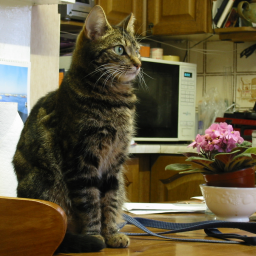
#> input picture CS4243/B/1/CS4243_2023_images_small/cat.bmp, 256 x 256 px
$ jupyter execute geo_trans2.ipynb
#> lines starting #> are read from the running program, lines starting #| are printed output that depends on the picture; long printed decimals are rounded
[cell 1]
# packages
import cv2
import numpy as np
from matplotlib import pyplot as plt

[cell 2]
#image file name:
imgname = './CS4243_2023_images_small/cat.bmp'

[cell 3]
# original image reading and showing
img = cv2.imread(imgname)
#> img is the input picture: shape (256, 256, 3); mean B, G, R 64, 89.9, 100.5
img = cv2.cvtColor(img, cv2.COLOR_BGR2GRAY)
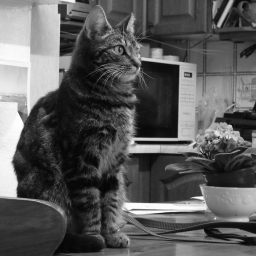
#> img: shape (256, 256); min 5, max 253, mean 90.1
#cv2.namedWindow("Original", cv2.WINDOW_NORMAL)
cv2.imshow('Original',img)

M = img.shape
#> M = (256, 256)

[cell 4]
# h is the transform matrix
# transform function is opencv warpAffine
#
h = np.float32([[1,0,100],[0,1,50]])
dst = cv2.warpAffine(img,h,(M[1],M[0]))
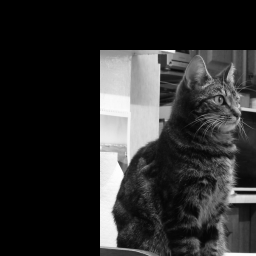
#> dst: shape (256, 256); min 0, max 253, mean 46.4

cv2.imshow('Transformed',dst)

### Rotation ...

[cell 5]
# h is the rotation matrix
# getRotationMatrix2D would be used to creat the rotation matrix
# the 1st and 2nd parameters are rotation center, 3rd is the rotation degree
# transform function is opencv warpAffine
#

h = cv2.getRotationMatrix2D(((M[1]-1)/2.0,(M[0]-1)/2.0),45,1)
print(h)
#| [[  0.7071   0.7071 -52.812 ]
#|  [ -0.7071   0.7071 127.5       ]]
dst = cv2.warpAffine(img,h,(M[1],M[0]))
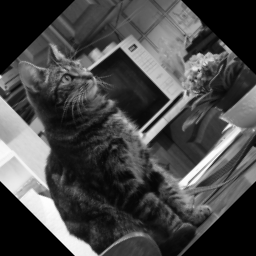
#> dst: shape (256, 256); min 0, max 253, mean 72.2
cv2.imshow('Rotated',dst)

[cell 6]
pts1 = np.float32([[50,50],[200,50],[50,200]])
pts2 = np.float32([[10,100],[200,50],[100,250]])
h = cv2.getAffineTransform(pts1,pts2)
print(h)
dst = cv2.warpAffine(img, h, (M[1],M[0]))
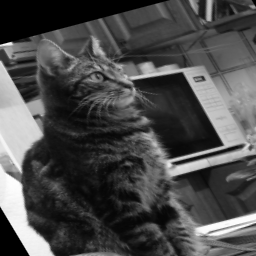
#> dst: shape (256, 256); min 0, max 253, mean 75.3
plt.subplot(121),plt.imshow(img),plt.title('Input')
plt.subplot(122),plt.imshow(dst),plt.title('Output')
plt.show()

[cell 7]
pts1 = np.float32([[56,65],[368,52],[28,387],[389,390]])
pts2 = np.float32([[0,0],[300,0],[0,300],[300,300]])
h = cv2.getPerspectiveTransform(pts1,pts2)
dst = cv2.warpPerspective(img,h,(300,300))
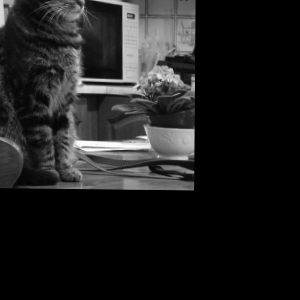
#> dst: shape (300, 300); min 0, max 253, mean 31.6
plt.subplot(121),plt.imshow(img),plt.title('Input')
plt.subplot(122),plt.imshow(dst),plt.title('Output')
plt.show()

$ run again, with CS4243/B/1/CS4243_2023_images_small/20230725_190855_1024.bmp copied over CS4243/B/1/CS4243_2023_images_small/cat.bmp
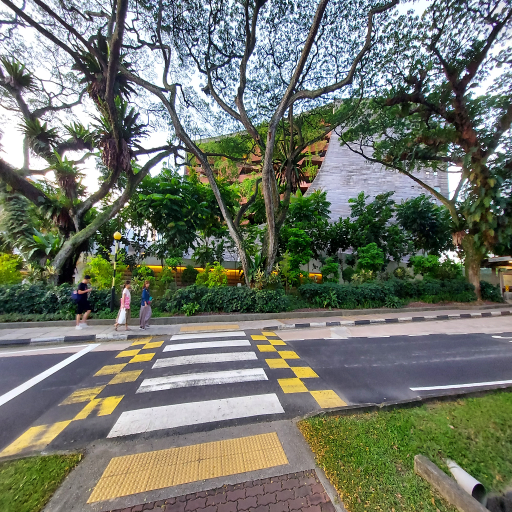
#> input picture CS4243/B/1/CS4243_2023_images_small/20230725_190855_1024.bmp, 1024 x 1024 px (shown at 1/2 size)
#> img is the input picture: shape (1024, 1024, 3); mean B, G, R 106.3, 118.5, 112.8
#> `img = cv2.cvtColor(img, cv2.COLOR_BGR2GRAY)`:
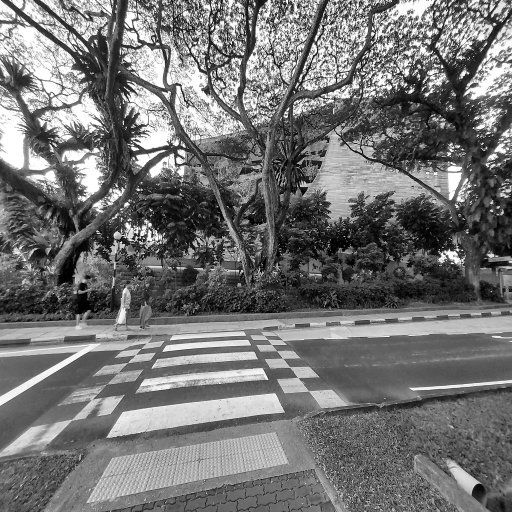
#> img: shape (1024, 1024) (shown at 1/2 size); min 0, max 255, mean 115.4
#| [[   0.7071    0.7071 -211.870]
#|  [  -0.7071    0.7071  511.5       ]]
#> `dst = cv2.warpPerspective(img,h,(300,300))`:
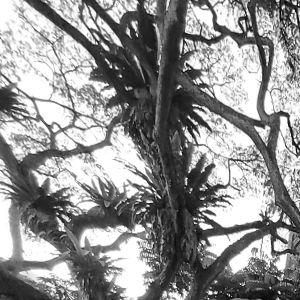
#> dst: shape (300, 300); min 3, max 255, mean 144.6

$ run again, with CS4243/B/1/CS4243_2023_images_small/Arge_Bam3.bmp copied over CS4243/B/1/CS4243_2023_images_small/cat.bmp
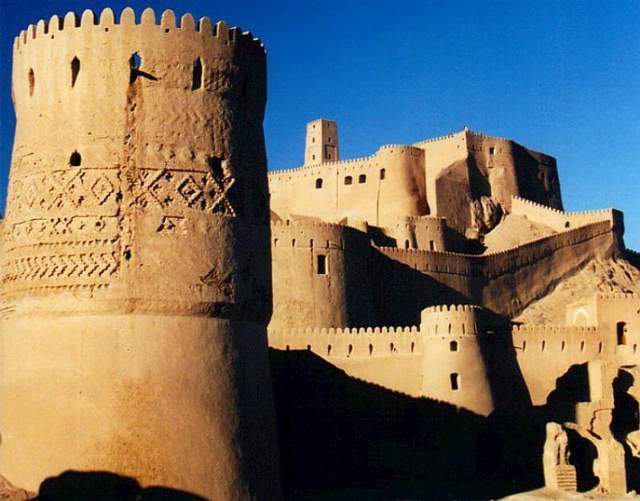
#> input picture CS4243/B/1/CS4243_2023_images_small/Arge_Bam3.bmp, 640 x 501 px
#> img is the input picture: shape (501, 640, 3); mean B, G, R 99.9, 111.9, 117.6
#> `img = cv2.cvtColor(img, cv2.COLOR_BGR2GRAY)`:
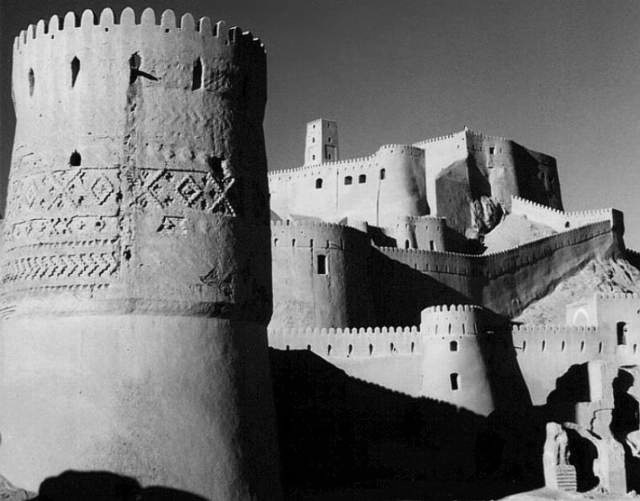
#> img: shape (501, 640); min 0, max 250, mean 112.3
#| [[  0.7071   0.7071 -83.197]
#|  [ -0.7071   0.7071 299.144]]
#> `dst = cv2.warpPerspective(img,h,(300,300))`:
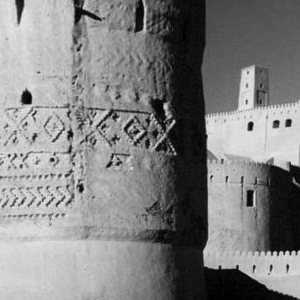
#> dst: shape (300, 300); min 0, max 235, mean 129.7
